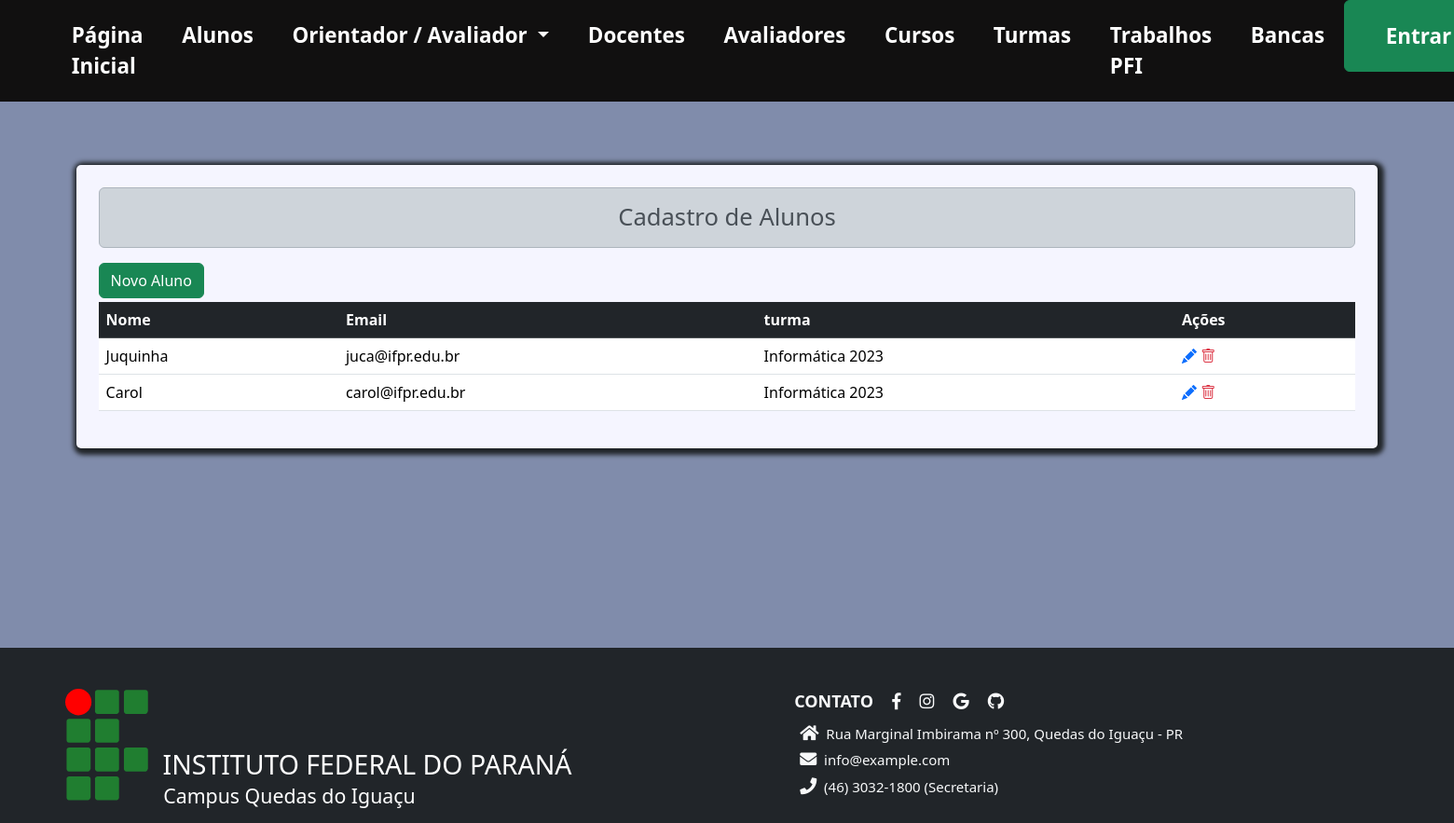
The app's page /alunos/listar/ with its own data.
### pfi/models.py (models this page shows, shortened)
class Aluno(models.Model):
    ativo = models.BooleanField(default=True)
    nome = models.CharField(max_length=150, null=False, blank=False)
    email = models.EmailField(max_length=50, null=True, blank=True)
    ano_ingresso = models.IntegerField(
        validators=[MinValueValidator(2010), MaxValueValidator(datetime.date.today().year)])  # ano atual
    turma = models.ForeignKey(Turma, on_delete=models.RESTRICT, blank=False, null=False)

class Turma(models.Model):
    nome = models.CharField(max_length=150, null=False, blank=False)
    ano = models.IntegerField(
        validators=[MinValueValidator(2010), MaxValueValidator(datetime.date.today().year)])  # ano atual
    curso = models.ForeignKey(Curso, on_delete=models.RESTRICT, blank=False, null=False)
    ativo = models.BooleanField(default=True)
    def __str__(self) -> str:
        return f'{self.nome}'

### pfi/views.py (the view)
# urls.py: path('alunos/listar/', views.ListAlunos.as_view(), name='alunos'),
class ListAlunos(ListView):
    template_name = 'aluno_list.html'
    model = Aluno
    context_object_name = 'alunos'
    extra_context = {'form_titulo': 'Cadastro de Alunos'}

### pfi/templates/aluno_list.html
{% extends 'page.html' %}
{% block conteudo %}
<div class="content container">
    <h2 class="text-center alert alert-dark">
        {{form_titulo}}
    </h2>
    <div class="row">
        <div>
            <a class="btn btn-success" href="{% url 'new_aluno'%}">Novo Aluno</a>
        </div>
        <div class="col-md-12 mt-1">
            <table class="table table-hover">
                <thead class='table-dark'>
                    <tr>
                        <th>Nome</th>
                        <th>Email</th>
                        <th>turma</th>
                        <th>Ações</th>
                    </tr>
                </thead>
                <tbody class='bg-light'>
                    {% for aluno in alunos %}
                    <tr>
                        <td>{{aluno.nome}}</td>
                        <td>{{aluno.email}}</td>
                        <td>{{aluno.turma}}</td>
                        <td>
                            <a class="text-primary"  href="{% url 'update_aluno' aluno.pk%}">
                                <i class="bi bi-pencil-fill"></i>
                            </a>
                            <a class="text-danger" href="{% url 'delete_aluno' aluno.pk%}">
                                <i class="bi bi-trash"></i>
                            </a>
                        </td>
                    </tr>
                    {%empty%}
                    <p>Nenhum aluno cadastrado!</p>
                    {% endfor %}
                </tbody>
            </table>
        </div>
    </div>
</div>
{% endblock conteudo %}

### pfi/static/estilo.css (style rules this page uses)
*, *:after, *:before { margin: 0; padding: 0; box-sizing: border-box; text-decoration: none; }
:root { --spacing: 1.5rem; --clr-white: rgb(245, 245, 255); }
body { background: #808cab; }
h2 { font-size: 1.6rem; }
.content { max-width: 90%; margin: calc(var(--spacing) * 2) auto; padding: var(--spacing); background: var(--clr-white); box-shadow: 2px 2px 5px 5px; border-radius: 5px; }
.table a { text-decoration: none; }

### records on screen
Aluno: nome "Juquinha", email "juca@ifpr.edu.br", turma "Informática 2023"
Aluno: nome "Carol", email "carol@ifpr.edu.br", turma "Informática 2023"
